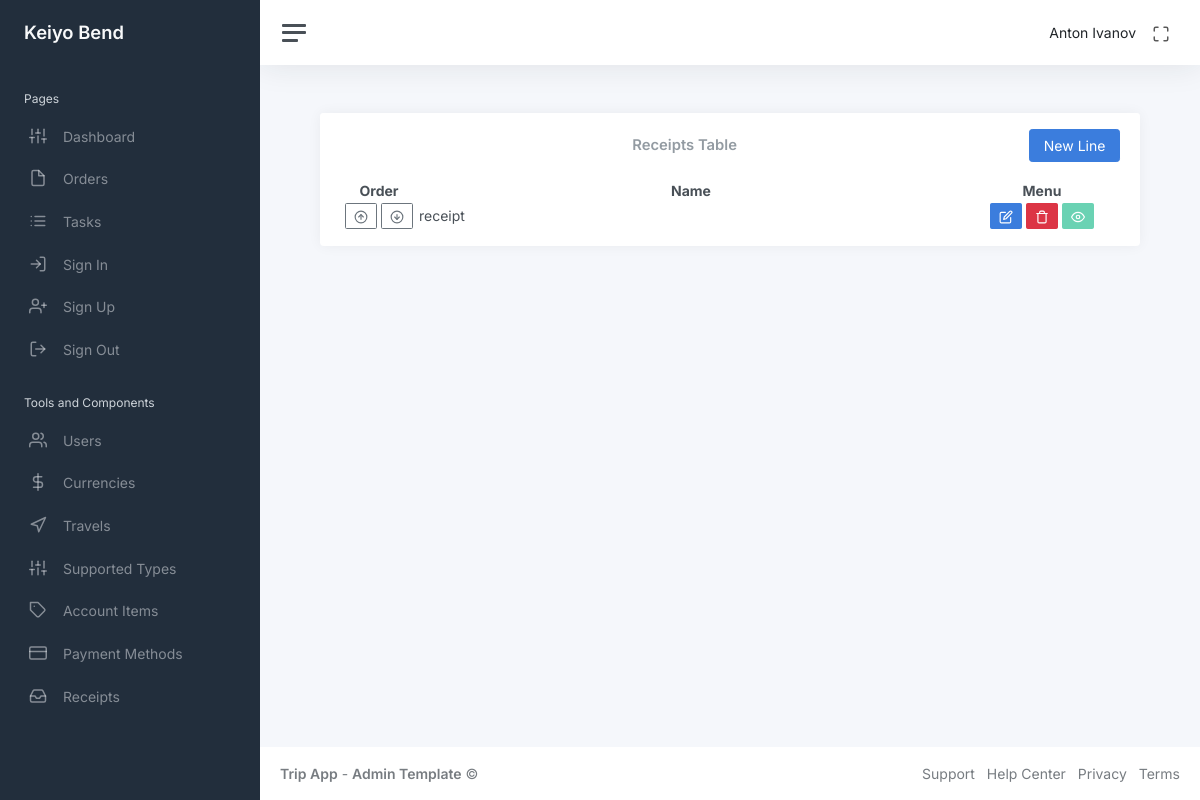
The page /admin_menu/receipts_table (signed in) on the database as committed earlier.
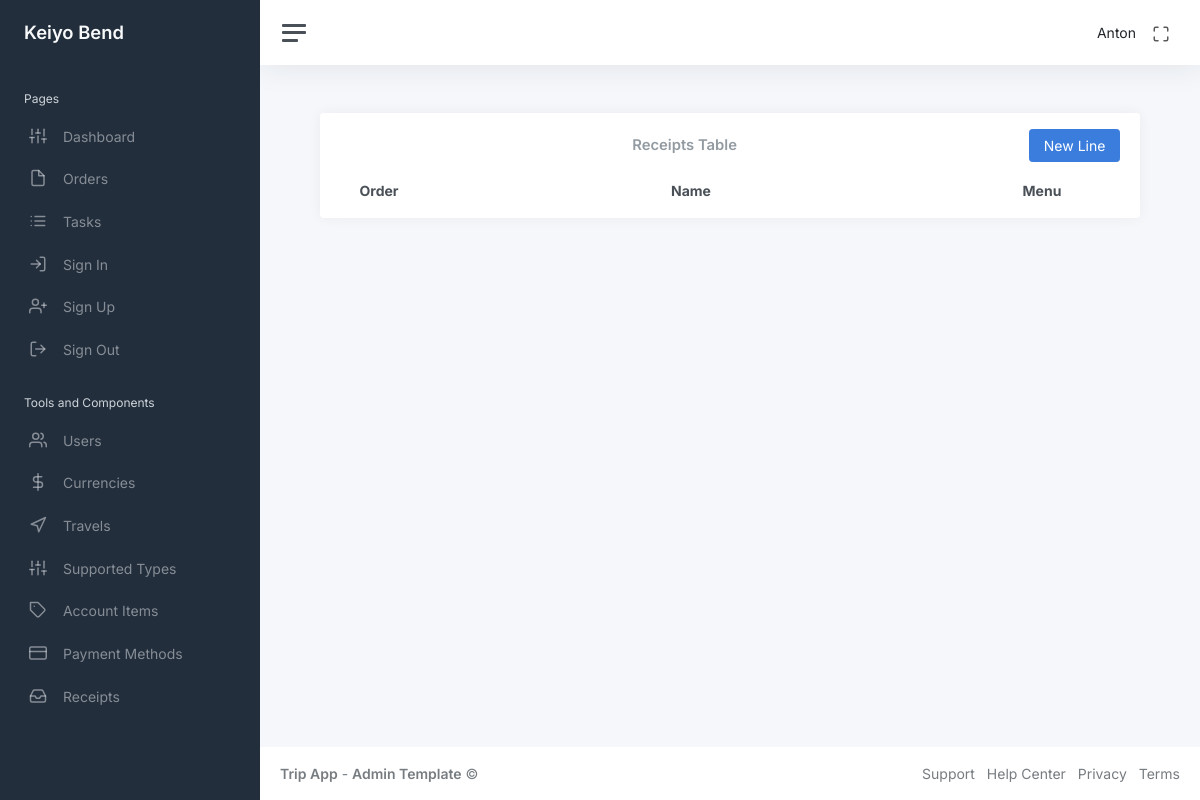
The same page on the database as committed later.
### app/auth/models/user.py (models this page shows, shortened)
class User(UserMixin, db.Model):
    id: so.Mapped[int] = so.mapped_column(primary_key=True)
    name: so.Mapped[str] = so.mapped_column(sa.String(64), index=True, default=None)
    email: so.Mapped[str] = so.mapped_column(sa.String(120), index=True, unique=True)
    password_hash: so.Mapped[Optional[str]] = so.mapped_column(sa.String(256))
    admin: so.Mapped[bool] = so.mapped_column(sa.Boolean(), default=False)
    is_show: so.Mapped[bool] = so.mapped_column(sa.Boolean(), default=True)
    orders_rel = db.relationship("Order", back_populates="user", cascade="all, delete-orphan")

### app/admin/models/receipts.py (models this page shows, shortened)
class Receipts(db.Model):
    id: so.Mapped[int] = so.mapped_column(primary_key=True)
    receiptName: so.Mapped[str] = so.mapped_column(sa.String(), nullable=False, default=None)
    is_show: so.Mapped[bool] = so.mapped_column(sa.Boolean(), default=True, index=True)
    order: so.Mapped[int] = so.mapped_column(sa.Integer(), nullable=False, index=True, default=1)
    details = db.relationship("Details", back_populates="receipt", cascade="all, delete-orphan")

### app/admin/routes/receipts/receipts_table.py (the view)
@bp.route("/admin_menu/receipts_table")
@login_required
def receipts_table():
    receipts = db.session.scalars(sa.select(Receipts).order_by(Receipts.order)).all()
    return render_template("admin/receipts_table.html", title="Receipts Table", receipts=receipts)

### app/auth/models/user.py (called while the page is built)
@login.user_loader
def load_user(id):
    return db.session.get(User, int(id))

### app/admin/templates/admin/receipts_table.html (shortened to what this page needs)
<!DOCTYPE html>
{% extends "main/base.html" %}
{% block content %}
<link rel="stylesheet" href="{{ url_for('admin.static', filename='css/receipts_table_style.css') }}">
<div class="container-fluid p-0">
    <div class="row">
        <div class="col-md-12 ms-sm-auto col-lg-12 px-md-4">
            <div class="card flex-fill">
                <div class="card-header py-3">
                    <div class="d-flex justify-content-between align-items-center">
                        <h3 class="card-title mb-0">Receipts Table</h3>
                        <button class="btn btn-primary btn-add" id="btn-add">New Line</button>
                    </div>
                </div>
                <div class="card-body py-0 mb-3">
                    <table class="display cell-border" style="width: 100%" id="receiptsTable">
                        <thead>
                            <tr style="text-align: center;">
                                <th class="col-order">Order</th>
                                <th class="col-name">Name</th>
                                <th class="col-menu">Menu</th>
                            </tr>
                        </thead>
                        <tbody>
                            {% for receipt in receipts %}
                            <tr data-id="{{ receipt.id }}" data-order="{{ receipt.order }}">
                                <td style="text-align:center">
                                    <button class="btn btn-sm btn-outline-secondary move-up"><i class="align-middle"
                                            data-feather="arrow-up-circle"></i></button>
                                    <button class="btn btn-sm btn-outline-secondary move-down"><i class="align-middle"
                                            data-feather="arrow-down-circle"></i></button>
                                </td>
                                <td class="view-mode receipt-cell">{{ receipt.receiptName }}</td>
                                <td style="text-align:center">
                                    <button class="btn btn-primary btn-sm btn-edit"><i class="align-middle"
                                            data-feather="edit"></i></button>
                                    <button class="btn btn-danger btn-sm btn-delete"><i class="align-middle"
                                            data-feather="trash"></i></button>
                                    <button
                                        class="btn btn-sm btn-show-receipt {{ 'btn-success' if receipt.is_show else 'btn-danger' }}"
                                        disabled>
                                        {% if receipt.is_show %}
                                        <i class="align-middle" data-feather="eye"></i>
                                        {% else %}
                                        <i class="align-middle" data-feather="eye-off"></i>
                                        {% endif %}
                                    </button>
                                </td>
                            </tr>
                            {% endfor %}
                        </tbody>
                    </table>
                </div>
            </div>
        </div>
    </div>
</div>
{% endblock %}

### app/main/templates/main/navbar.html (shortened to what this page needs)
<!DOCTYPE html>
<nav class="navbar navbar-expand navbar-light navbar-bg">
    <a class="sidebar-toggle js-sidebar-toggle">
        <i class="hamburger align-self-center"></i>
    </a>
    <div class="navbar-collapse collapse">
        <ul class="navbar-nav navbar-align">
            <li class="nav-item dropdown">
                <a class="nav-link d-none d-sm-inline-block">
                    <span class="text-dark">{{ current_user.name }}</span>
                </a>
            </li>
            <li class="nav-item">
                <a id="fullscreenButton" class="nav-link d-none d-sm-inline-block">
                    <i class="align-middle" data-feather="maximize"></i>
                </a>
            </li>
        </ul>
    </div>
</nav>

Rows that differ between the two databases and show on the page:
removed Receipts: receiptName "receipt", is_show True (drawn)
changed User: name "Anton Ivanov" → "Anton"
